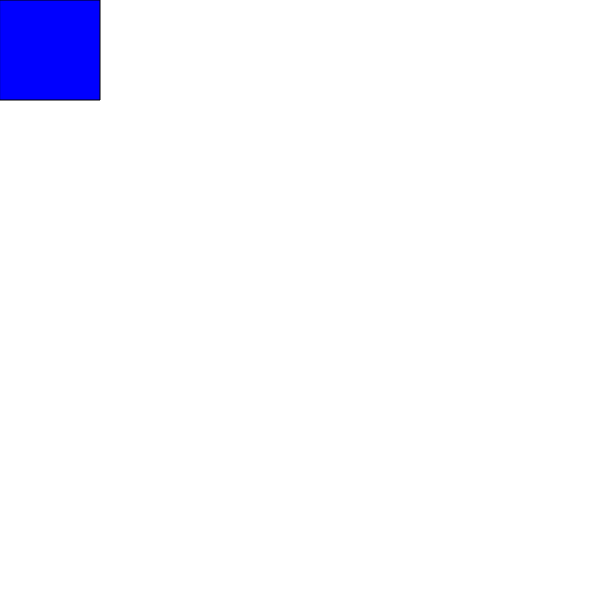
Frame 1 (no input)
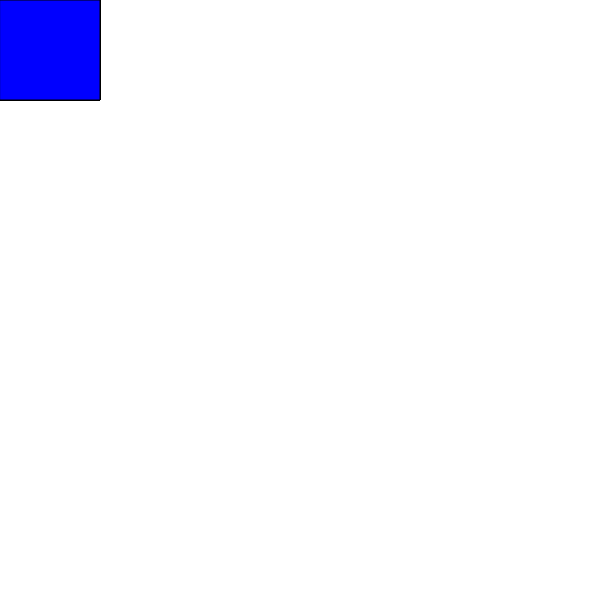
Frame 60 (no input)
Frame 120 (the mouse pressed at the canvas centre since frame 60): identical to frame 60, image omitted

The p5.js sketch that drew these frames (run headless with seeded random() and noise() and a simulated clock; from frame 60 on, the mouse is pressed at the canvas centre):

// p5.js sketch
// ── sketch.js
let canvasLength, canvasHeight;
let boxLength, boxHeight;
let r, g, b;
let colorCheckRed;
let keyPress;

function setup() {
    canvasLength = 600;
    canvasHeight = 600;
    boxLength = 100;
    boxHeight = 100;

    r = 0;
    g = 0;
    b = 255;

    colorCheckRed = false;
    keyPress = 32;

    createCanvas(canvasLength, canvasHeight);
}

function colorChange() {
    if (colorCheckRed == false) {
        r = 255;
        b = 0;
        colorCheckRed = true;
    } else if (colorCheckRed == true) {
        r = 0;
        b = 255;
        colorCheckRed = false;
    }

}

function keyPressed() {
    if (keyCode == keyPress) {
        colorChange();
    }

}

function mousePressed() {
    if((mouseX >= 0 && mouseX <= boxLength) && (mouseY >= 0 && mouseY <= boxHeight)) {
        colorChange();
    }
}

function draw() {
    fill(r, g, b);
    rect(0, 0, boxLength, boxHeight);

}
